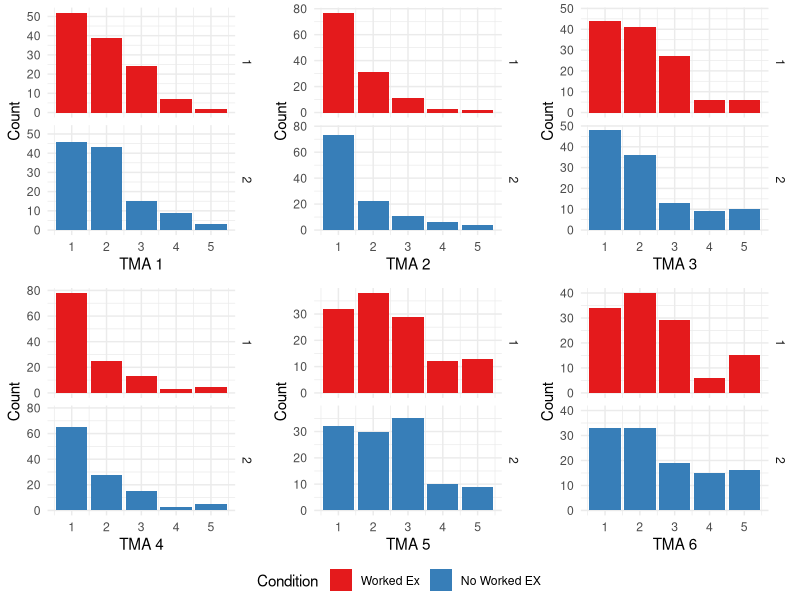
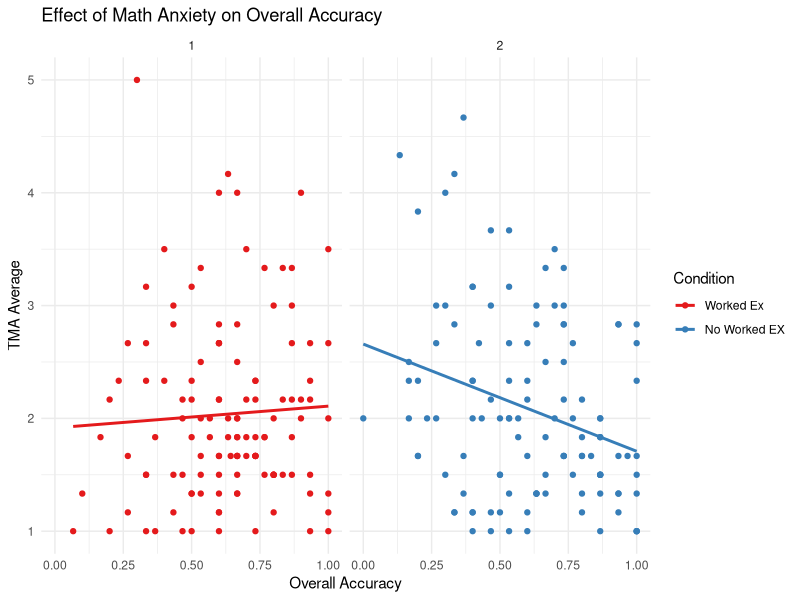
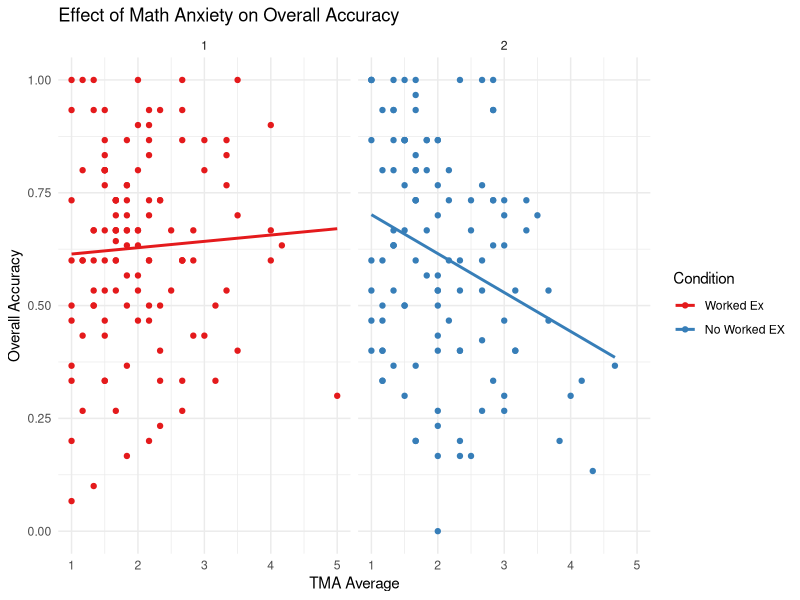

Write R code to recreate these figures, in order.
## ---- chunk 1
knitr::opts_chunk$set(echo = TRUE)
## ---- chunk 2
library(tidyverse)
library(gridExtra)
library(ggpubr)
## ---- chunk 3
dfr <- readxl::read_xlsx("../../data/KidsCOVID_Winter21_raw data.xlsx")
## ---- chunk 4
dfr <-dfr %>% filter(Condition == 1 | Condition == 2)
## ---- chunk 5
tma1_hist <- dfr %>% 
  ggplot(aes(TMA_1, fill = Condition)) + geom_bar() +
  theme_minimal() + 
  scale_fill_brewer(palette="Set1", labels = 
                      c("Worked Ex", "No Worked EX")) +
  labs(x = "TMA 1", y = "Count") +
  facet_grid(vars(cols = Condition))

tma2_hist <- dfr %>% 
  ggplot(aes(TMA_2,  fill = Condition)) + geom_bar()  +
  theme_minimal() + 
  labs(x = "TMA 2", y = "Count") +
  scale_fill_brewer(palette="Set1", labels = 
                      c("Worked Ex", "No Worked EX")) +
  facet_grid(vars(cols = Condition))

tma3_hist <- dfr %>% 
  ggplot(aes(TMA_3,  fill = Condition)) + geom_bar()  +
  theme_minimal() + 
  labs(x = "TMA 3", y = "Count") +
  scale_fill_brewer(palette="Set1", labels = 
                      c("Worked Ex", "No Worked EX")) +
  facet_grid(vars(cols = Condition))

tma4_hist <- dfr %>% 
  ggplot(aes(TMA_4,  fill = Condition)) + geom_bar()  +
  scale_fill_brewer(palette="Set1", labels = 
                      c("Worked Ex", "No Worked EX")) +
  labs(x = "TMA 4", y = "Count") +
  theme_minimal() + 
  facet_grid(vars(cols = Condition))

tma5_hist <- dfr %>% 
  ggplot(aes(TMA_5,  fill = Condition)) + geom_bar() +
  scale_fill_brewer(palette="Set1", labels = 
                      c("Worked Ex", "No Worked EX")) +
  labs(x = "TMA 5", y = "Count") +
  theme_minimal() + 
  facet_grid(vars(cols = Condition))

tma6_hist <- dfr %>% 
  ggplot(aes(TMA_6,  fill = Condition)) + geom_bar() +
  scale_fill_brewer(palette="Set1", labels = 
                      c("Worked Ex", "No Worked EX")) +
  labs(x = "TMA 6", y = "Count") +
  theme_minimal() + 
  facet_grid(vars(cols = Condition))
## ---- chunk 6
tma_hist <- ggarrange(tma1_hist, tma2_hist, tma3_hist, tma4_hist, tma5_hist, tma6_hist,
                       common.legend = TRUE, legend="bottom", ncol = 3, nrow = 2)

ggsave(tma_hist, file = "../../outputs/visualization/tma_hist.png")
## ---- chunk 7
dfr %>% select(contains("acc"))

 tma_acc_splt1 <- dfr %>% 
  ggplot(aes(x = Del_OverallAcc, y = TMA_avg ,color  = Condition)) + 
  geom_point() +
  geom_smooth(method = "lm", se = FALSE) +
  theme_minimal() + 
  scale_color_brewer(palette="Set1", labels = 
                      c("Worked Ex", "No Worked EX")) +
  facet_grid(.~Condition) +
  labs(title = "Effect of Math Anxiety on Overall Accuracy",
        x = "Overall Accuracy", y = "TMA Average")

 tma_acc_splt2 <- dfr %>% 
              ggplot(aes(x = TMA_avg, y = Del_OverallAcc ,color  = Condition)) + 
              geom_point() +
              geom_smooth(method = "lm", se = FALSE) +
              theme_minimal() + 
              scale_color_brewer(palette="Set1", labels = 
                                  c("Worked Ex", "No Worked EX")) +
              facet_grid(.~Condition)  +
              labs(title = "Effect of Math Anxiety on Overall Accuracy",
                    x = "TMA Average", y = "Overall Accuracy")
 
ggsave(plot = tma_acc_splt1, 
       file = "../../outputs/visualization/tma_acc_splt1.png")
ggsave(plot = tma_acc_splt2, 
       file = "../../outputs/visualization/tma_acc_splt2.png")
## ---- chunk 8
t.test(Del_OverallAcc ~ Condition, data = dfr)
